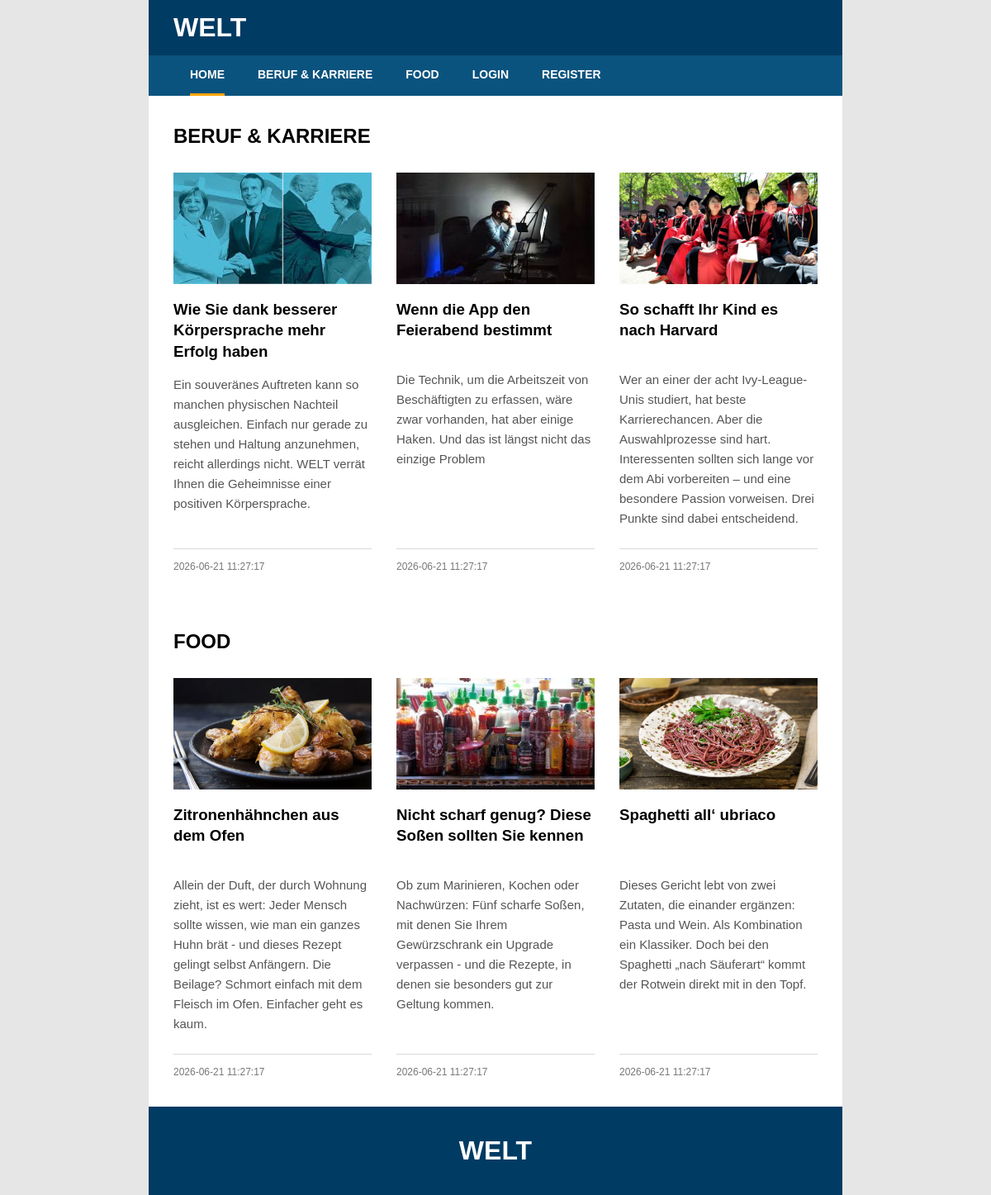
The page / on the database its author committed.
### tables this page shows
CREATE TABLE vijesti (
    id INT AUTO_INCREMENT PRIMARY KEY,
    datum DATETIME NOT NULL DEFAULT CURRENT_TIMESTAMP,
    naslov VARCHAR(255) NOT NULL,
    sazetak TEXT NOT NULL,
    tekst TEXT NOT NULL,
    slika VARCHAR(255) NOT NULL,
    kategorija VARCHAR(64) NOT NULL,
    arhiva TINYINT(1) NOT NULL DEFAULT 0
);

### index.php (the view, shortened to what this page needs)
<?php
$activePage = 'home';
include 'database_control.php';
?>
<!DOCTYPE html>
<html lang="en">
<head>
    <link rel="stylesheet" href="style.css">
</head>
<body>
    <header>
        <?php include 'header.php'; ?>
    </header>
    <?php
if(!empty($setupMessage)) {
    echo $setupMessage;
} else {?>
    <article>
        <section>
            <h2>BERUF & KARRIERE</h2>
            <div class="articles">
                <?php
                    $query = "SELECT * FROM vijesti
                            WHERE arhiva = 0
                            AND kategorija = 'beruf'
                            ORDER BY datum DESC
                            LIMIT 3";
                    $result = mysqli_query($dbc, $query);
                    while($row = mysqli_fetch_array($result)) {
                ?>
                        <article>
                            <img src="images-uploaded/<?php echo $row['slika']; ?>" alt="">
                            <h3>
                                <a href="clanak.php?id=<?php echo $row['id']; ?>">
                                    <?php echo $row['naslov']; ?>
                                </a>
                            </h3>
                            <p><?php echo $row['sazetak']; ?></p>
                            <span class="date">
                                <?php echo $row['datum']; ?>
                            </span>
                        </article>
                    <?php } ?>
            </div>
        </section>
        <section>
            <h2>FOOD</h2>
            <div class="articles">
                <?php
                    $query = "SELECT * FROM vijesti
                            WHERE arhiva = 0
                            AND kategorija = 'food'
                            ORDER BY datum DESC
                            LIMIT 3";
                    $result = mysqli_query($dbc, $query);
                    while($row = mysqli_fetch_array($result)) {
                ?>
                        <article>
                            <img src="images-uploaded/<?php echo $row['slika']; ?>" alt="">
                            <h3>
                                <a href="clanak.php?id=<?php echo $row['id']; ?>">
                                    <?php echo $row['naslov']; ?>
                                </a>
                            </h3>
                            <p><?php echo $row['sazetak']; ?></p>
                            <span class="date">
                                <?php echo $row['datum']; ?>
                            </span>
                        </article>
                    <?php } ?>
            </div>
        </section>
    </article>
    <?php
}
?>
    <footer>
        <h1>WELT</h1>
    </footer>
</body>
</html>

### header.php (shortened to what this page needs)
<h1>WELT</h1>
<nav>
    <ul>
        <li>
            <a href="index.php" class="<?php if($activePage == 'home') echo 'active-page'; ?>"> HOME </a>
        </li>
        <li>
            <a href="kategorija.php?kategorija=beruf" class="<?php if($activePage == 'beruf') echo 'active-page'; ?>"> BERUF & KARRIERE </a>
        </li>
        <li>
            <a href="kategorija.php?kategorija=food" class="<?php if($activePage == 'food') echo 'active-page'; ?>"> FOOD </a>
        </li>
        <?php if(isset($_SESSION['username'])) { ?>
            <li>
                <a href="administrator.php"
                   class="<?php if($activePage=='admin') echo 'active-page'; ?>">
                    ADMIN
                </a>
            </li>
            <li>
                <a href="logout.php">
                    LOGOUT
                    (<?php echo $_SESSION['username']; ?>)
                </a>
            </li>
        <?php } else { ?>
            <li>
                <a href="administrator.php">
                    LOGIN
                </a>
            </li>
            <li>
                <a href="registracija.php">
                    REGISTER
                </a>
            </li>
        <?php } ?>
    </ul>
</nav>

### style.css (style rules this page uses)
html { background-color: #e6e6e6; }
body { width: 70%; background-color: white; margin: 0 auto; }
* { margin: 0; padding: 0; box-sizing: border-box; font-family: Arial, sans-serif; }
article { background-color: white; }
header { width: 100%; background-color: #003b63; color: white; }
header h1, footer h1 { color: white; font-size: 32px; padding: 15px 30px; font-family: Arial, sans-serif; }
nav { background-color: #0a537e; }
nav ul { list-style: none; display: flex; padding-left: 30px; }
nav li { color: white; font-weight: bold; font-size: 14px; padding: 0 20px; cursor: pointer; }
nav a { display: inline-block; color: white; text-decoration: none; padding: 15px 0; }
.active-page { border-bottom: 3px solid orange; }
footer { background-color: #003b63; text-align: center; padding: 20px 0; }
.articles { display: grid; grid-template-columns: repeat(3, 1fr); gap: 30px; }
.articles article { flex: 1; display: flex; flex-direction: column; }
article img { width: 100%; aspect-ratio: 16 / 9; object-fit: cover; display: block; }
article h3, article p, article span { padding: 0; }
section { padding: 35px 30px; }
section h2 { margin-bottom: 30px; }
article span { display: block; margin-top: 28px; padding-top: 14px; border-top: 1px solid #d9d9d9; color: #777; font-size: 12px; }
article h3 { margin-top: 18px; margin-bottom: 16px; font-weight: 600; line-height: 1.35; min-height: 70px; }
article p { font-size: 15px; color: #555; line-height: 1.6; margin-bottom: 24px; min-height: 110px; }
article .date { margin-top: auto; }
.articles article { padding: 0%; }
article h3 a { color: inherit; text-decoration: none; }

### rows shown on the page
vijesti: slika (picture), naslov "Wie Sie dank besserer Körpersprache mehr Erfolg haben", sazetak "Ein souveränes Auftreten kann so manchen physischen Nachteil ausgleichen. Einfach nur gerade zu stehen und Haltung anzunehmen, reicht allerdings nicht. WELT verrät Ihnen die Geheimnisse einer positiven Körpersprache.", datum "2026-06-21 11:27:17"
vijesti: slika (picture), naslov "Wenn die App den Feierabend bestimmt", sazetak "Die Technik, um die Arbeitszeit von Beschäftigten zu erfassen, wäre zwar vorhanden, hat aber einige Haken. Und das ist längst nicht das einzige Problem", datum "2026-06-21 11:27:17"
vijesti: slika (picture), naslov "So schafft Ihr Kind es nach Harvard", sazetak "Wer an einer der acht Ivy-League-Unis studiert, hat beste Karrierechancen. Aber die Auswahlprozesse sind hart. Interessenten sollten sich lange vor dem Abi vorbereiten – und eine besondere Passion vorweisen. Drei Punkte sind dabei entscheidend.", datum "2026-06-21 11:27:17"
vijesti: slika (picture), naslov "Zitronenhähnchen aus dem Ofen", sazetak "Allein der Duft, der durch Wohnung zieht, ist es wert: Jeder Mensch sollte wissen, wie man ein ganzes Huhn brät - und dieses Rezept gelingt selbst Anfängern. Die Beilage? Schmort einfach mit dem Fleisch im Ofen. Einfacher geht es kaum.", datum "2026-06-21 11:27:17"
vijesti: slika (picture), naslov "Nicht scharf genug? Diese Soßen sollten Sie kennen", sazetak "Ob zum Marinieren, Kochen oder Nachwürzen: Fünf scharfe Soßen, mit denen Sie Ihrem Gewürzschrank ein Upgrade verpassen - und die Rezepte, in denen sie besonders gut zur Geltung kommen.", datum "2026-06-21 11:27:17"
vijesti: slika (picture), naslov "Spaghetti all‘ ubriaco", sazetak "Dieses Gericht lebt von zwei Zutaten, die einander ergänzen: Pasta und Wein. Als Kombination ein Klassiker. Doch bei den Spaghetti „nach Säuferart“ kommt der Rotwein direkt mit in den Topf.", datum "2026-06-21 11:27:17"
